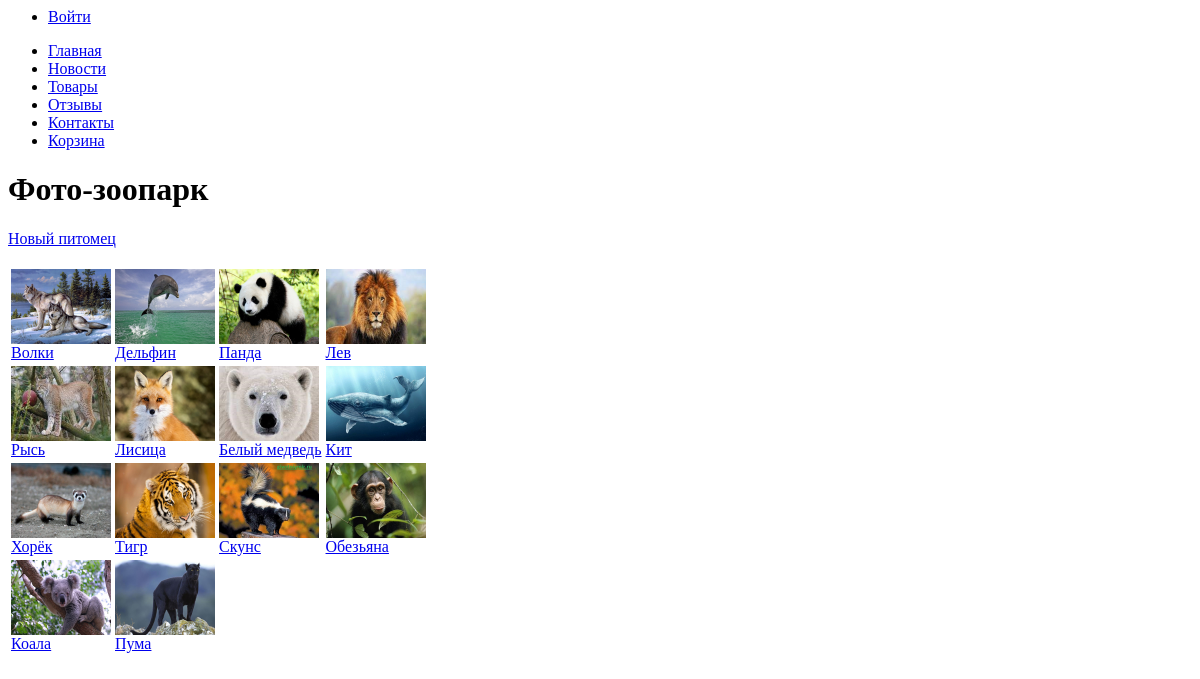
/gallery.php, run on an earlier commit of the app's database.
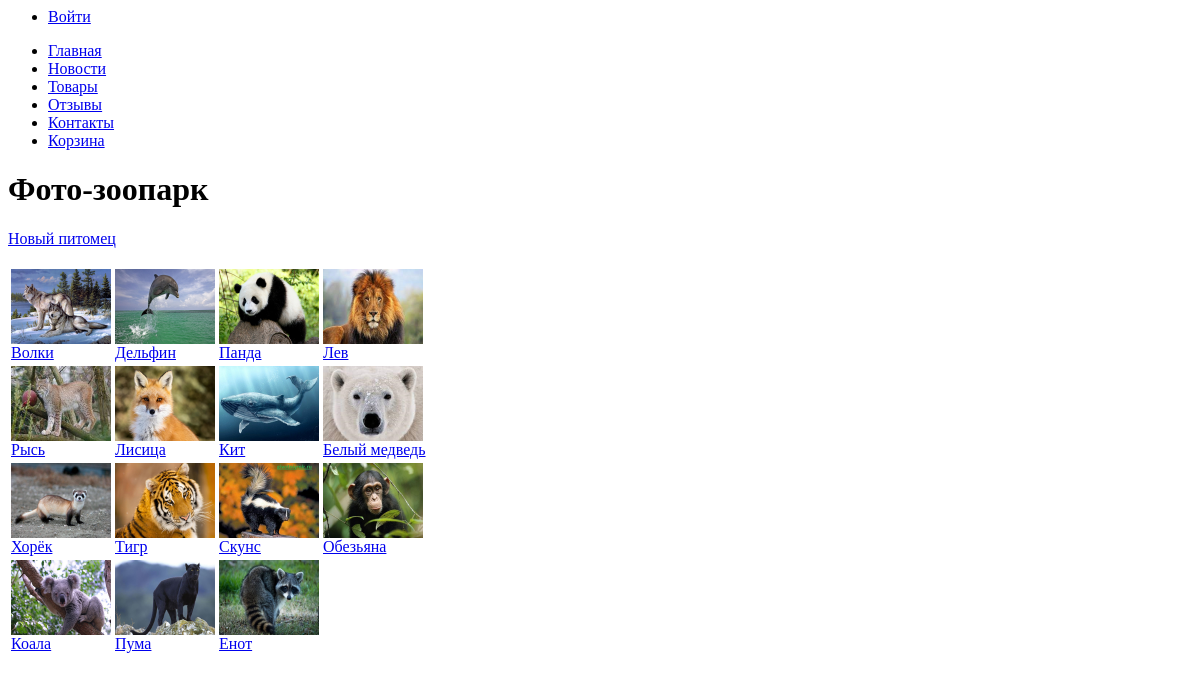
And on a later commit of the database.
### tables this page shows
CREATE TABLE `gallery` (
  `id` smallint(5) UNSIGNED NOT NULL COMMENT 'id товара',
  `id_category` smallint(5) NOT NULL COMMENT 'id категории товара',
  `url` varchar(255) NOT NULL COMMENT 'Расположение фотографии животного',
  `size` int(10) UNSIGNED NOT NULL COMMENT 'Размер в байтах демонстрационной картинки',
  `name` varchar(255) NOT NULL COMMENT 'Наименование товара',
  `description` varchar(1024) DEFAULT NULL COMMENT 'Описание товара',
  `views` smallint(5) DEFAULT NULL COMMENT 'Количество просмотров',
  `price` decimal(5,2) UNSIGNED NOT NULL COMMENT 'Цена товара'
);

### engine/functions.php (called while the page is built, shortened)
<?php
function render($file = '', $variables = [])
{
	$templateContent = file_get_contents($file);
	if (empty($variables)) {
	    return $templateContent;
    }
	foreach ($variables as $varName => $varValue) {
		$varName = '{{' . strtoupper($varName) . '}}';
		$templateContent = str_replace($varName, $varValue, $templateContent);
	}
	return $templateContent;
}

### engine/db.php (called while the page is built, shortened)
<?php
function createConnection()
{
    $db = mysqli_connect(DB_HOST, DB_USER, DB_PASS, DB_NAME);
    mysqli_set_charset($db, 'utf8');
    return $db;
}
function getAssocResult($sql)
{
    $db = createConnection();
    $result = mysqli_query($db, $sql);
    $arrayResult = [];
    while ($row = mysqli_fetch_assoc($result)) {
        $arrayResult[] = $row;
    }
    return $arrayResult;
}

### engine/gallery.php (the view, shortened to what this page needs)
<?php
function renderGallery(
    $fArrayImages = [],
    $fColumns = 3
)
{
    $urls = $fArrayImages;
    $k = 0;
    $result = '';
    $result .= '<table>';
    foreach ($urls as $url) {
        if ($k % $fColumns == 0) echo '<tr>';
        $result .= '<td>';
            $result .= '<a href=image.php?id=' . strval($url['id']) . '>';
            $result .= '<img src=' .  $url['url'] . ' alt=' . $url['name'] . ' width="100"/>';
            $result .= '<br>' . $url['name'];
            $result .= '</a>';
        $result .= '</td>';
        if ((($k + 1) % $fColumns == 0)) {
            $result .= '</tr>';
        }
        $k++;
    }
    $result .= '</table>';
    return $result;
}
function getImages($sql)
{
    $result = getAssocResult($sql);
    return $result;
}
function mainMenu()
{
    if (empty($_SESSION['login'])) {
        echo '<ul><li><a href="login.php">Войти</a></li></ul>';
    } else {
        echo 'Вы вошли как <i>' . $_SESSION['login']['description'] . '</i>';
        echo '<ul><li><a href="logout.php">Выйти</a></li></ul>';
    }
    echo render(TEMPLATES_DIR . 'mainMenu.tpl', []);
}

### public/gallery.php (shortened to what this page needs)
<?php
mainMenu();
echo render(TEMPLATES_DIR . 'gallery.tpl',[
        'title'     => 'Фото-зоопарк',
        'head'      => 'Фото-зоопарк',
        'content'   => renderGallery(getImages('SELECT * FROM gallery ORDER BY `views` DESC'), COLUMNS)
]);

What changed in the data, as far as the page shows it:
added gallery: url (picture), name "Енот"
